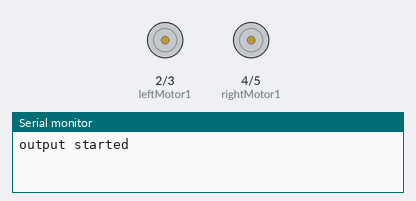
Bench run of a sketch on a simulated Arduino Uno, built with avr-gcc and run on an emulated ATmega328P. Parts: motor-driver pin pairs drawn as motors (green arrow = first pin HIGH = forward, orange = second pin HIGH = backward, longer = more drive), the last lines printed to the serial monitor.

Above: at 0.1 s.
At 1.1 s:
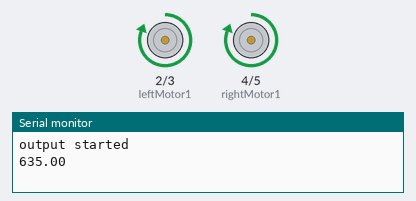
Timing chart, 0 to 130.0 s (numbered marks = the images above):
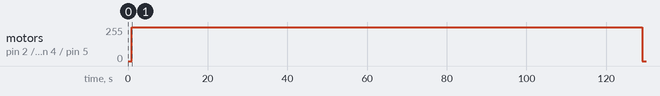

Measured:
- by itself, motor on pin 2 (leftMotor1) / pin 3 (leftMotor2), motor on pin 4 (rightMotor1) / pin 5 (rightMotor2): stopped → forward 255/255 at 1.0 s, → stopped 128 s later

The sketch:

sketch_drive.ino
```cpp
// Define constants for the encoder pins and PWM pins
// #define ENCODER_RIGHT_A 4
#define ENCODER_RIGHT_B 6
// #define ENCODER_LEFT_A 6
#define ENCODER_LEFT_B 7
// atremis
// B on motor driver
// currently right motor
#define leftMotor1 2
#define leftMotor2 3
// A on motor driver
// currently left motor
#define rightMotor1 4
#define rightMotor2 5

// Define variables to hold encoder counts and previous counts
volatile float encoder_left_count = 0;
volatile float encoder_right_count = 0;
// Overall current rotation 0.0-1.0
volatile float current_rotation_right = 0.0;
volatile float current_rotation_left = 0.0;
volatile float overall_rotation_right = 0.0;
volatile float overall_rotation_left = 0.0;

// Define constants for PID loop tuning
const float KP = 1.0;
const float KI = 0.5;
const float KD = 0.5;

float left_error_prev = 0.0;
float left_i_prev = 0.0;
float right_error_prev = 0.0;
float right_i_prev = 0.0;

// wheel rotation storage /////////////////
float total_rotations_left = 0;
float total_rotations_right = 0;
volatile float last_overall_rotation_right;
volatile float last_overall_rotation_left;
///////////////////////////////////////////

// static wheel varibles //////////////////
const float maxrps = 3.0;
const float ticks_per_rotation = 12 * 74.83; // 48 TICKS per rotation of the motor and 75 rotations of the motor per rotation of the wheel as the gearbox is 75:1 we are using 12 because we only have 1 encoder per motor as left_a is dead
///////////////////////////////////////////

// Desired wheel velocity (1800 ticks per second, 2 sec per rotation)

//////////////////// move vars ////
float left_set_point = 1.0; // 0.0 - 1.0
float right_set_point = 1.0;
float left_dir = true;
float right_dir = true;
//////////////////////////////////////////////

float process_var_left = 0.0;
float process_var_right = 0.0;

float left_proportion = 0.0;
float right_proportion = 0.0;
float left_integral = 0.0;
float right_integral = 0.0;
float left_derivative = 0.0;
float right_derivative = 0.0;
float left_error = 0.0;
float right_error = 0.0;
float left_prev_error = 0.0;
float right_prev_error = 0.0;

// loop varibles //////

volatile float last_millis_loop = millis();
volatile float millis_passed_loop = 0.0;

///////////////////////


// Possible limitation for the motor driver and PWM signal setup
// 254 seems to usually work, 253 has never failed
int maxPossSpeed = 254;
int minPossSpeed = 0;

void clear_pid_hist() {
  left_i_prev = 0.0;
  left_error_prev = 0.0;
  right_i_prev = 0.0;
  right_error_prev = 0.0;
}

void right_motor_speed(bool dir, int speed){
  if(speed > maxPossSpeed) speed = maxPossSpeed;
  if(speed < minPossSpeed) speed = minPossSpeed;

  //if true, go forwards
  if(dir == true){
    analogWrite(rightMotor1, speed);
    analogWrite(rightMotor2, 0);
  }
  //else, go backwards
  else{
    analogWrite(rightMotor1, 0);
    analogWrite(rightMotor2, speed);
    }
}

void left_motor_speed( bool dir, int speed){
  if(speed > maxPossSpeed) speed = maxPossSpeed;
  if(speed < minPossSpeed) speed = minPossSpeed;

  //if true, go forwards
  if(dir == true){
    analogWrite(leftMotor1, speed);
    analogWrite(leftMotor2, 0);
  }
  //else, go backwards
  else{
    analogWrite(leftMotor1, 0);
    analogWrite(leftMotor2, speed);
    }
}

// void rotate_robot(bool dir, int speed){
//   if(speed > maxPossSpeed) speed = maxPossSpeed;
//   if(speed < minPossSpeed) speed = minPossSpeed;

//   // we might want to do something tricky with the speeds being passed to each motor

//   //if true, roatate clockwise
//   if(dir == true){
//     leftMotorSpeed(true, speed);
//     rightMotorSpeed(false, speed);
//   }

//   //else, rotate counterclockwise
//   if(dir == false){
//     leftMotorSpeed(false, speed);
//     rightMotorSpeed(true, speed);
//   }
// }

// Interrupt service routine for the left encoder
void encoder_left_isr_b()
{
  // when a is rising and b is low we are going forwards
  encoder_left_count += 1;

  if (encoder_left_count >= ticks_per_rotation) {
    encoder_left_count -= ticks_per_rotation;
    total_rotations_left += 1;
  }
}

// Interrupt service routine for the right encoder
void encoder_right_isr_b()
{
  encoder_right_count += 1;

  if (encoder_right_count >= ticks_per_rotation) {
    encoder_right_count -= ticks_per_rotation;
    total_rotations_right += 1;
  }
}

void ros_rotate(bool clockwise, float speed) {
  clear_pid_hist();
  float fixed_speed = speed / 255.0;
  left_dir = true;
  right_dir = true;
  if (clockwise) {
    left_set_point = fixed_speed;
    right_set_point = 0.0;
  } else {
    right_set_point = fixed_speed;
    left_set_point = 0.0;
  }
}

void ros_move(bool fwd, float speed) {
  clear_pid_hist();
  float fixed_speed = speed / 255.0;
  left_set_point = fixed_speed;
  left_dir = fwd;
  right_set_point = fixed_speed;
  right_dir = fwd;
}

void setup()
{
  // Set up encoder pins as inputs
  // pinMode(ENCODER_LEFT_A, INPUT_PULLUP);
  pinMode(ENCODER_LEFT_B, INPUT_PULLUP);
  // pinMode(ENCODER_RIGHT_A, INPUT_PULLUP);
  pinMode(ENCODER_RIGHT_B, INPUT_PULLUP);

  // Attach interrupt service routines to encoder pins

  // we arent using the A encoders cause Left A is dead...
  // attachInterrupt(digitalPinToInterrupt(ENCODER_LEFT_A), encoder_left_isr_a, RISING);
  // attachInterrupt(digitalPinToInterrupt(ENCODER_RIGHT_A), encoder_right_isr_a, RISING);
  attachInterrupt(digitalPinToInterrupt(ENCODER_LEFT_B), encoder_left_isr_b, RISING);
  attachInterrupt(digitalPinToInterrupt(ENCODER_RIGHT_B), encoder_right_isr_b, RISING);


  // Set up PWM pins as outputs
  pinMode(leftMotor1, OUTPUT);
  pinMode(leftMotor2, OUTPUT);
  pinMode(rightMotor1, OUTPUT);
  pinMode(rightMotor2, OUTPUT);
  // analogWrite(PWM_LEFT, 90);
  // analogWrite(PWM_RIGHT, 90);

  // ros_move(true, 255);

  Serial.begin(9600);
  Serial.println("output started");
}


float calculate_pid_left(float seconds_passed, float rps, float sp) {
  float pv = rps / maxrps;
  float error = sp - pv;
  float P = KP * error;
  float I = left_i_prev + KI * error * seconds_passed;
  float D = KD * (error - left_error_prev) / seconds_passed;
  float CV = P + I + D;
  CV = maxPossSpeed * CV;
  left_error_prev = error;
  left_i_prev = I;
  return CV;
}

float calculate_pid_right(float seconds_passed, float rps, float sp) {
  float pv = rps / maxrps;
  float error = sp - pv;
  float P = KP * error;
  float I = left_i_prev + KI * error * seconds_passed;
  float D = KD * (error - right_error_prev) / seconds_passed;
  float CV = P + I + D;
  CV = maxPossSpeed * CV;
  right_error_prev = error;
  left_i_prev = I;
  return CV;
}

float get_rps_right(float seconds_passed) {
  // Calculate right and right velocities based on encoder counts
  current_rotation_right = encoder_right_count / ticks_per_rotation;
  overall_rotation_right = total_rotations_right + current_rotation_right;

  float rps = (overall_rotation_right - last_overall_rotation_right) / seconds_passed;
  last_overall_rotation_right = overall_rotation_right;

  return rps;
}

float get_rps_left(float seconds_passed) {
  // Calculate left and right velocities based on encoder counts
  current_rotation_left = encoder_left_count / ticks_per_rotation;
  overall_rotation_left = total_rotations_left + current_rotation_left;

  float rps = (overall_rotation_left - last_overall_rotation_left) / seconds_passed;
  last_overall_rotation_left = overall_rotation_left;

  return rps;
}

float left_last_pid_millis = millis();
float left_pid_millis_passed = (millis() - left_last_pid_millis);
float right_last_pid_millis = millis();
float right_pid_millis_passed = (millis() - right_last_pid_millis);

void pid_loop_left(float millis_passed) {
  float seconds_passed = millis_passed / 1000.0;
  float rps = get_rps_left(seconds_passed);
  float pid_calc = calculate_pid_left(seconds_passed, rps, left_set_point);
  left_last_pid_millis = millis();
  left_motor_speed(right_dir, pid_calc);  // Amongi
  Serial.println(pid_calc);
}

void pid_loop_right(float millis_passed) {
  float seconds_passed = millis_passed / 1000.0;
  float rps = get_rps_right(seconds_passed);
  float pid_calc = calculate_pid_right(seconds_passed, rps, right_set_point);
  right_last_pid_millis = millis();
  right_motor_speed(right_dir, pid_calc); // Amongi
}

float pid_loop_delay = 1000.0; // loop delay in millis
void loop()
{
  millis_passed_loop = (millis() - last_millis_loop);
  last_millis_loop = millis();

  left_pid_millis_passed = (millis() - left_last_pid_millis);
  right_pid_millis_passed = (millis() - right_last_pid_millis);

  if (left_pid_millis_passed >= pid_loop_delay) {
    pid_loop_left(left_pid_millis_passed);
  }

  if (right_pid_millis_passed >= pid_loop_delay) {
    pid_loop_right(right_pid_millis_passed);
  }
}
```
